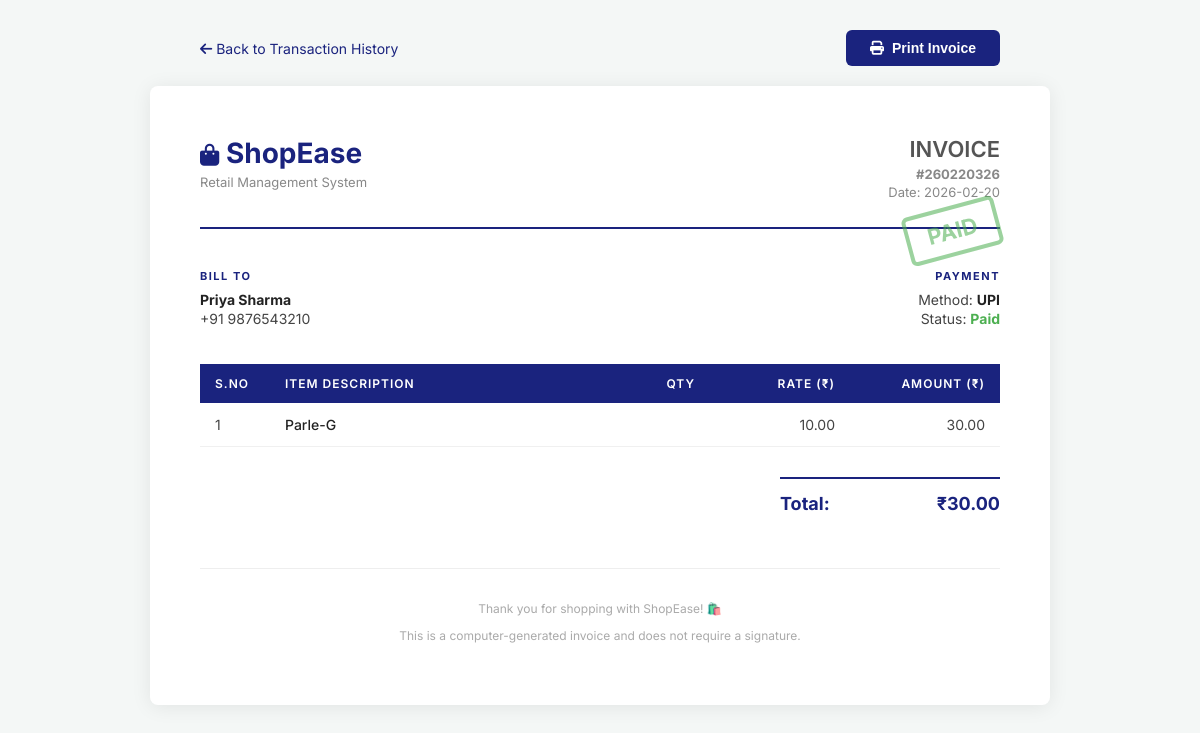
/transactions/326 (signed in), run on the app's committed database.
### src/shopease/models.py (models this page shows)
class Transaction(db.Model):
    id = db.Column(db.Integer, primary_key=True)
    txn_type = db.Column(db.String(20), nullable=False)       # 'invoice' or 'khata_receipt'
    txn_ref = db.Column(db.String(50), nullable=False)         # Invoice # or Receipt #
    customer_name = db.Column(db.String(200))
    customer_phone = db.Column(db.String(20))
    amount = db.Column(db.Numeric(10, 2), nullable=False)
    payment_method = db.Column(db.String(50))                  # Card, UPI, Cash, Khata
    data = db.Column(db.Text)                                  # JSON blob with full details
    date = db.Column(db.DateTime, default=datetime.utcnow)
    user_id = db.Column(db.Integer, db.ForeignKey('user.id'))

### src/shopease/blueprints/transactions.py (the view, shortened to what this page needs)
@transactions_bp.route('/transactions/<int:txn_id>')
def view_transaction(txn_id):
    if 'user_id' not in session:
        return redirect('/login')
    user_id = session['user_id']
    txn = Transaction.query.get_or_404(txn_id)
    if txn.user_id != user_id:
        return redirect(url_for('transactions.index'))
    data = json.loads(txn.data) if txn.data else {}
    if txn.txn_type == 'invoice':
        return render_template('invoice.html',
                               invoice_no=txn.txn_ref,
                               customer_name=txn.customer_name,
                               customer_phone=txn.customer_phone,
                               items=data.get('items', []),
                               total_amount=float(txn.amount),
                               payment_method=txn.payment_method,
                               date=data.get('date', txn.date.strftime('%b %d, %Y')),
                               from_history=True)
    return redirect(url_for('transactions.index'))

### src/shopease/templates/invoice.html (shortened to what this page needs)
<!DOCTYPE html>
<html lang="en">
<head>
    <link rel="stylesheet" href="https://cdnjs.cloudflare.com/ajax/libs/font-awesome/6.4.0/css/all.min.css">
</head>
<body>
<div class="actions-bar">
    {% if from_history %}
    <a href="{{ url_for('transactions.index') }}"><i class="fas fa-arrow-left"></i> Back to Transaction History</a>
    {% else %}
    <a href="{{ url_for('billing.index') }}"><i class="fas fa-arrow-left"></i> New Bill</a>
    {% endif %}
    <button class="btn-print" onclick="window.print()"><i class="fas fa-print"></i> Print Invoice</button>
</div>
<div class="invoice-box">
    {% if payment_method == 'Khata' %}
    <div class="paid-stamp" style="border-color:#d97706;color:#d97706;">CREDIT (KHATA)</div>
    {% else %}
    <div class="paid-stamp">PAID</div>
    {% endif %}
    <div class="invoice-header">
        <div class="brand">
            <h1><i class="fas fa-shopping-bag" style="font-size:22px;"></i> ShopEase</h1>
            <p>Retail Management System</p>
        </div>
        <div class="invoice-title">
            <h2>INVOICE</h2>
            <p><strong>#{{ invoice_no }}</strong></p>
            <p>Date: {{ date }}</p>
        </div>
    </div>
    <div class="meta-section">
        <div class="meta-block">
            <h3>Bill To</h3>
            <p><strong>{{ customer_name }}</strong></p>
            <p>+91 {{ customer_phone }}</p>
        </div>
        <div class="meta-block" style="text-align:right;">
            <h3>Payment</h3>
            <p>Method: <strong>{{ payment_method }}</strong></p>
            {% if payment_method == 'Khata' %}
            <p>Status: <strong style="color:#d97706;">Credit (Udhaar)</strong></p>
            {% else %}
            <p>Status: <strong style="color:#4CAF50;">Paid</strong></p>
            {% endif %}
        </div>
    </div>
    <table>
        <thead>
            <tr>
                <th width="40">S.No</th>
                <th>Item Description</th>
                <th width="80">Qty</th>
                <th width="110">Rate (₹)</th>
                <th width="120">Amount (₹)</th>
            </tr>
        </thead>
        <tbody>
            {% for item in items %}
            <tr>
                <td>{{ loop.index }}</td>
                <td>{{ item.name }}</td>
                <td>{{ item.qty }}</td>
                <td>{{ "%.2f"|format(item.price) }}</td>
                <td>{{ "%.2f"|format(item.total) }}</td>
            </tr>
            {% endfor %}
        </tbody>
    </table>
    <div class="total-section">
        <div class="total-box">
            <div class="total-grand">
                <span>Total:</span>
                <span>₹{{ "%.2f"|format(total_amount) }}</span>
            </div>
        </div>
    </div>
    <div class="footer">
        <p>Thank you for shopping with ShopEase! 🛍️</p>
        <p>This is a computer-generated invoice and does not require a signature.</p>
    </div>
</div>
</body>
</html>

### src/shopease/templates/invoice.html (style rules this page uses)
body { font-family: 'Inter', sans-serif; background: #f4f7f6; margin: 0; padding: 30px; color: #333; }
.actions-bar { max-width: 800px; margin: 0 auto 20px; display: flex; justify-content: space-between; align-items: center; }
.actions-bar a { color: #1a237e; text-decoration: none; font-size: 14px; }
.btn-print { background: #1a237e; color: white; border: none; padding: 10px 24px; border-radius: 6px; cursor: pointer; font-size: 14px; font-weight: 600; display: flex; align-items: center; gap: 8px; }
.invoice-box { max-width: 800px; margin: 0 auto; padding: 50px; background: #fff; box-shadow: 0 2px 20px rgba(0,0,0,0.08); border-radius: 8px; position: relative; }
.paid-stamp { position: absolute; top: 120px; right: 50px; border: 4px solid #4CAF50; color: #4CAF50; padding: 8px 18px; font-size: 22px; font-weight: 700; border-radius: 6px; transform: rotate(-15deg); opacity: 0.55; pointer-events: none; }
.invoice-header { display: flex; justify-content: space-between; margin-bottom: 40px; border-bottom: 2px solid #1a237e; padding-bottom: 25px; }
.brand h1 { margin: 0 0 4px; color: #1a237e; font-size: 28px; font-weight: 700; }
.brand p { margin: 0; color: #888; font-size: 13px; }
.invoice-title { text-align: right; }
.invoice-title h2 { margin: 0 0 4px; font-size: 22px; color: #555; font-weight: 600; }
.invoice-title p { margin: 2px 0; font-size: 13px; color: #888; }
.meta-section { display: flex; justify-content: space-between; margin-bottom: 35px; }
.meta-block h3 { font-size: 11px; text-transform: uppercase; letter-spacing: 1.5px; color: #1a237e; margin: 0 0 8px; }
.meta-block p { margin: 2px 0; font-size: 14px; color: #444; }
.meta-block p strong { color: #222; }
table { width: 100%; border-collapse: collapse; margin-bottom: 30px; }
thead tr { background: #1a237e; color: white; }
thead th { padding: 12px 15px; text-align: left; font-size: 12px; text-transform: uppercase; letter-spacing: 1px; font-weight: 600; }
thead th:last-child, thead th:nth-child(3), thead th:nth-child(4) { text-align: right; }
tbody tr { border-bottom: 1px solid #f0f0f0; }
tbody td { padding: 13px 15px; font-size: 14px; color: #444; }
tbody td:last-child, tbody td:nth-child(3), tbody td:nth-child(4) { text-align: right; }
tbody td:nth-child(2) { font-weight: 500; color: #222; }
.total-section { display: flex; justify-content: flex-end; margin-bottom: 40px; }
.total-box { width: 220px; }
.total-grand { display: flex; justify-content: space-between; padding: 14px 0; border-top: 2px solid #1a237e; font-weight: 700; font-size: 18px; color: #1a237e; }
.footer { text-align: center; font-size: 12px; color: #aaa; border-top: 1px solid #eee; padding-top: 20px; }

### data on the page
Transaction: txn_ref "260220326", customer_name "Priya Sharma", customer_phone "9876543210", payment_method "UPI"

### other printed values
{{ date }} "2026-02-20"
{{ item.name }} "Parle-G"
{{ "%.2f"|format(item.price) }} "10.00"
{{ "%.2f"|format(item.total) }} "30.00"
{{ "%.2f"|format(total_amount) }} "30.00"
